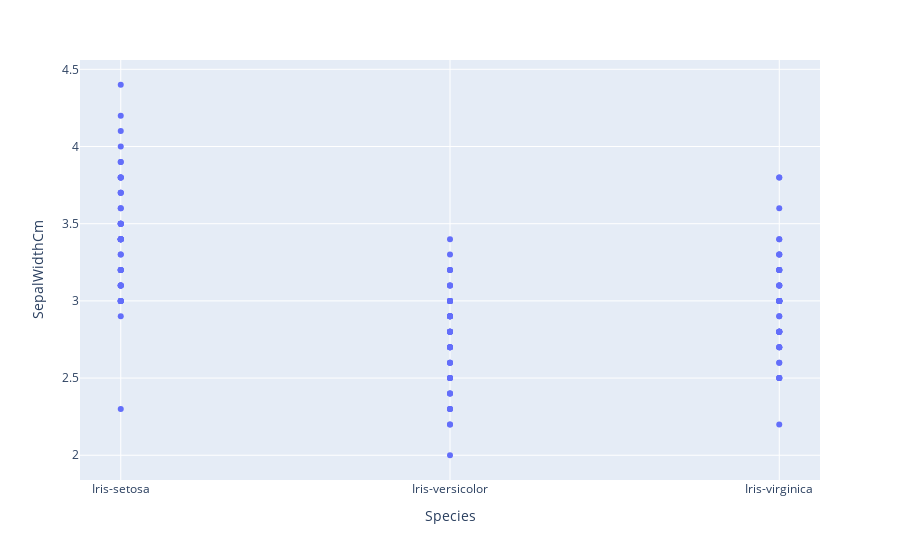

This figure's notebook cell:
### Code cell
px.scatter(df, x='Species', y='SepalWidthCm')

### Figure 1 — Plotly figure (JSON) as saved in the notebook; plotly's stock layout.template omitted (floating-point values rounded to 4 significant figures; data arrays with more than 128 entries replaced by an {"elided": "..."} marker saying what was removed)
{"data": [{"hovertemplate": "Species=%{x}<br>SepalWidthCm=%{y}<extra></extra>", "legendgroup": "", "marker": {"color": "#636efa", "symbol": "circle"}, "mode": "markers", "name": "", "orientation": "v", "showlegend": false, "type": "scatter", "x": {"elided": "150 str values"}, "xaxis": "x", "y": {"elided": "150 float values"}, "yaxis": "y"}], "layout": {"legend": {"tracegroupgap": 0}, "margin": {"t": 60}, "xaxis": {"anchor": "y", "domain": [0, 1], "title": {"text": "Species"}}, "yaxis": {"anchor": "x", "domain": [0, 1], "title": {"text": "SepalWidthCm"}}}}
